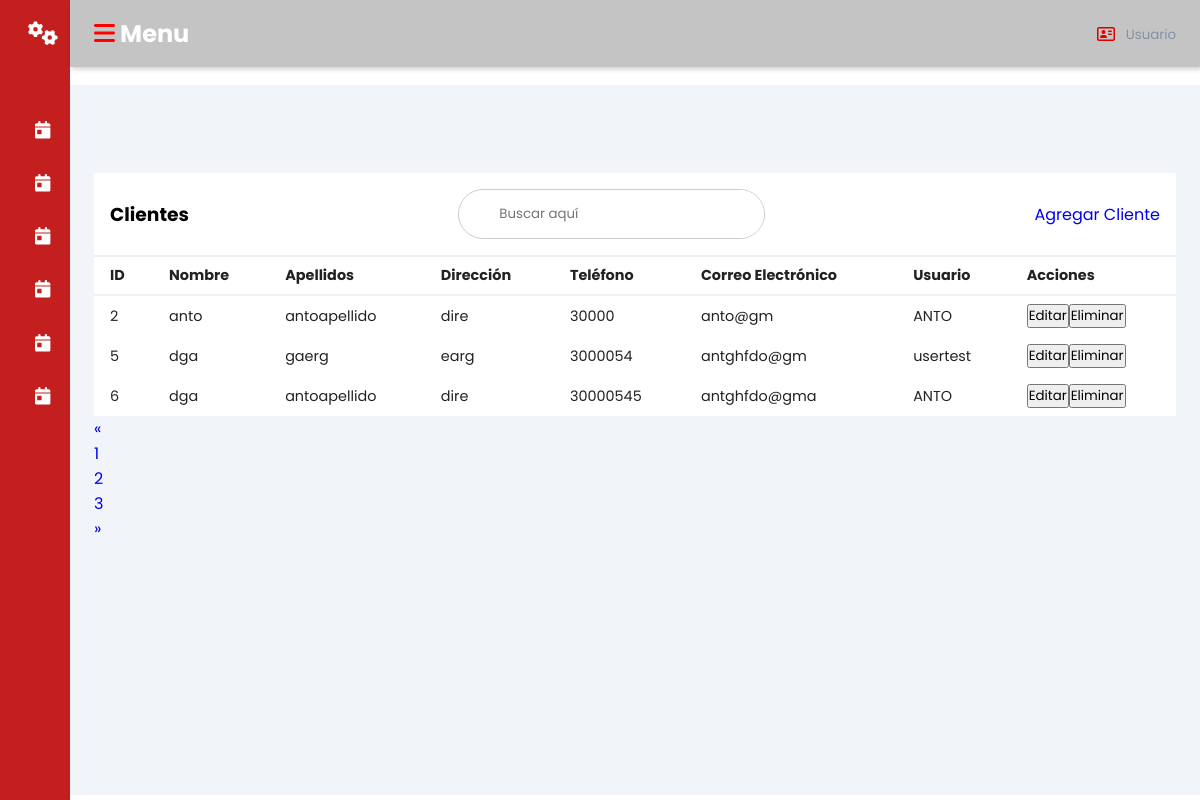
/clientes/, run on the app's committed database.
### promecapp/models.py (models this page shows, shortened)
class Cliente(models.Model):
    IDCliente = models.AutoField(primary_key=True)
    Nombre = models.CharField(max_length=45)
    Apellidos = models.CharField(max_length=45)
    Direccion = models.CharField(max_length=100)
    Telefono = models.CharField(max_length=10, unique=True)
    Correo_Electronico = models.CharField(max_length=50, unique=True)
    IDUsuario = models.ForeignKey(Usuario, on_delete=models.CASCADE)
    class Meta:
        db_table = 'clientes'

class Usuario(models.Model):
    IDUsuario = models.AutoField(primary_key=True)
    Nombre_Usuario = models.CharField(max_length=50, unique=True)
    Contraseña = models.CharField(max_length=50)
    IDRol = models.ForeignKey(Rol, on_delete=models.CASCADE)
    class Meta:
        db_table = 'usuarios'
    def __str__(self):
        return self.Nombre_Usuario

### promecapp/views.py (the view)
# urls.py: path('clientes/', views.clientes, name='clientes'),
def clientes(request):
    clientes = Cliente.objects.all()
    return render(request, 'clientes.html', {'clientes': clientes})

### promecapp/Templates/clientes.html (shortened to what this page needs)
{% load static %}
<!DOCTYPE html>
<html lang="en">
<head>
    <link rel="stylesheet" href="{% static 'css/dash.css' %}">
</head>
<body>
<div class="sidebar">
    <div class="sidebar-brand">
        <h2><i class="fa-solid fa-gears" style="color: #ffffff;"></i><span>promec</span></h2>
    </div>
    <div class="sidebar-menu">
        <ul>
            <li>
                <a href="{% url 'usuarios' %}"><i class="fa-solid fa-calendar-day" style="color: #ffffff;"></i>
                    <span>Usuarios</span></a>
            </li>
            <li>
                <a href="{% url 'citas' %}"><i class="fa-solid fa-calendar-day" style="color: #ffffff;"></i>
                    <span>Citas</span></a>
            </li>
            <li>
                <a href="{% url 'facturas' %}"><i class="fa-solid fa-calendar-day" style="color: #ffffff;"></i>
                    <span>Facturas</span></a>
            </li>
            <li>
                <a href="{% url 'servicios' %}"><i class="fa-solid fa-calendar-day" style="color: #ffffff;"></i>
                    <span>Servicios</span></a>
            </li>
            <li>
                <a href="{% url 'ventas' %}"><i class="fa-solid fa-calendar-day" style="color: #ffffff;"></i>
                    <span>Ventas</span></a>
            </li>
            <li>
                <a href="{% url 'historial' %}"><i class="fa-solid fa-calendar-day" style="color: #ffffff;"></i>
                    <span>historial</span></a>
            </li>
        </ul>
    </div>
</div>
<div class="main-content">
    <header>
        <h2>
            <label for="nav-toggle">
                <span class="fa-solid fa-bars" style="color: #ff0000;"></span>
            </label> Menu
        </h2>
        <div class="user-wrapper">
            <img class="fa-regular fa-address-card" style="color: #e00000;" width="40px" height="40px" alt="">
            <div>
                <small>Usuario</small>
            </div>
        </div>
    </header>
    <main>
        <div class="recent-grid">
            <div class="projects">
                <div class="card">
                    <div class="card-header">
                        <h3>Clientes</h3>
                        <div class="search-wrapper">
                            <input type="search" placeholder="Buscar aquí" />
                        </div>
                        <a href="{% url 'agregar_cliente' %}" class="btn btn-secundary">Agregar Cliente</a>
                    </div>
                    <div class="card-body">
                        <div class="table-responsive">
                            <table width="100%">
                                <thead>
                                    <tr>
                                        <td>ID</td>
                                        <td>Nombre</td>
                                        <td>Apellidos</td>
                                        <td>Dirección</td>
                                        <td>Teléfono</td>
                                        <td>Correo Electrónico</td>
                                        <td>Usuario</td>
                                        <td>Acciones</td>
                                    </tr>
                                </thead>
                                <tbody>
                                    {% for cliente in clientes %}
                                        <tr>
                                            <td>{{ cliente.IDCliente }}</td>
                                            <td>{{ cliente.Nombre }}</td>
                                            <td>{{ cliente.Apellidos }}</td>
                                            <td>{{ cliente.Direccion }}</td>
                                            <td>{{ cliente.Telefono }}</td>
                                            <td>{{ cliente.Correo_Electronico }}</td>
                                            <td>{{ cliente.IDUsuario }}</td>
                                            <td>
                                                <a href="{% url 'editar_cliente' cliente.IDCliente %}"><button>Editar</button></a>
                                                <form action="{% url 'eliminar_cliente' cliente.IDCliente %}" method="post" style="display: inline;">
                                                    <button type="submit" class="btn btn-danger">Eliminar</button>
                                                </form>
                                            </td>
                                        </tr>
                                    {% endfor %}
                                </tbody>
                            </table>
                        </div>
                    </div>
                </div>
            </div>
            <div class="card1">
                <nav aria-label="Page navigation example">
                    <ul class="pagination">
                        <li class="page-item">
                            <a class="page-link" href="#" aria-label="Previous">
                                <span aria-hidden="true">&laquo;</span>
                            </a>
                        </li>
                        <li class="page-item"><a class="page-link" href="#">1</a></li>
                        <li class="page-item"><a class="page-link" href="#">2</a></li>
                        <li class="page-item"><a class="page-link" href="#">3</a></li>
                        <li class="page-item">
                            <a class="page-link" href="#" aria-label="Next">
                                <span aria-hidden="true">&raquo;</span>
                            </a>
                        </li>
                    </ul>
                </nav>
            </div>
        </div>
    </main>
</div>
</body>
</html>

### promecapp/static/css/dash.css (style rules this page uses)
:root { --main-color: #c31f1f; --color-dark: #1D2231; --text-grey: #8390A2; }
* { padding: 0; margin: 0; box-sizing: border-box; list-style-type: none; text-decoration: none; font-family: 'Poppins', sans-serif; }
.sidebar { width: 345px; position: fixed; left: 0; top: 0; height: 100%; background: var(--main-color); z-index: 100; transition: width 300ms; }
.sidebar-brand { height: 90px; padding: 1rem 0rem 1rem 2rem; color: #fff; }
.sidebar-menu { margin-top: 1rem; }
.sidebar-menu li { width: 100%; margin-bottom: 1.7rem; padding-left: 1rem; }
.sidebar-menu a { padding-left: 1rem; display: block; color: #fff; font-size: 1.1rem; }
.main-content { transition: margin-left 300ms; margin-left: 345px; }
header { background: #c4c4c4; display: flex; justify-content: space-between; padding: 1rem 1.5rem; box-shadow: 2px 2px 5px rgba(0, 0, 0, 0.2); position: fixed; left: 345px; width: calc(100% - 345px); top: 0; z-index: 100; transition: left 300ms; }
header h2 { color: #ffffff; }
.search-wrapper { border: 1px solid #ccc; border-radius: 30px; height: 50px; display: flex; align-items: center; overflow-x: hidden; }
.search-wrapper input { height: 100%; padding: .5rem; border: none; outline: none; }
.user-wrapper { display: flex; align-items: center; }
.user-wrapper small { display: inline-block; color: var(--text-grey); }
main { margin-top: 85px; padding: 2rem 1.5rem; background: #f1f5f9; min-height: calc(100vh - 90px); }
.recent-grid { margin-top: 3.5rem; display: 100%; grid-gap: 2rem; grid-template-columns: 65% auto; }
.card { background: #fff; }
.card-header { padding: 1rem; }
.card-header { display: flex; justify-content: space-between; align-items: center; border-bottom: 1px solid #f0f0f0; }
table { border-collapse: collapse; }
thead tr { border-top: 1px solid #f0f0f0; border-bottom: 2px solid #f0f0f0; }
thead td { font-weight: 700; }
td { padding: .5rem 1rem; font-size: .9rem; color: #222; }
tr td:last-child { display: flex; align-items: center; }
.table-responsive { width: 100%; overflow-x: auto; }
@media only screen and (max-width: 1200px) { .sidebar { width: 70px; } }
@media only screen and (max-width: 1200px) { .sidebar .sidebar-brand, .sidebar li { padding-left: 1rem; text-align: center; } }
@media only screen and (max-width: 1200px) { .sidebar li a { padding-left: 0rem; } }
@media only screen and (max-width: 1200px) { .main-content { margin-left: 70px; } }
@media only screen and (max-width: 1200px) { .main-content header { width: calc(100% - 70px); left: 70px; } }
a { text-decoration: none; }

### data on the page
Cliente: IDCliente "2", Nombre "anto", Apellidos "antoapellido", Direccion "dire", Telefono "30000", Correo_Electronico "anto@gm", IDUsuario "ANTO"
Cliente: IDCliente "5", Nombre "dga", Apellidos "gaerg", Direccion "earg", Telefono "3000054", Correo_Electronico "antghfdo@gm", IDUsuario "usertest"
Cliente: IDCliente "6", Nombre "dga", Apellidos "antoapellido", Direccion "dire", Telefono "30000545", Correo_Electronico "antghfdo@gma", IDUsuario "ANTO"
